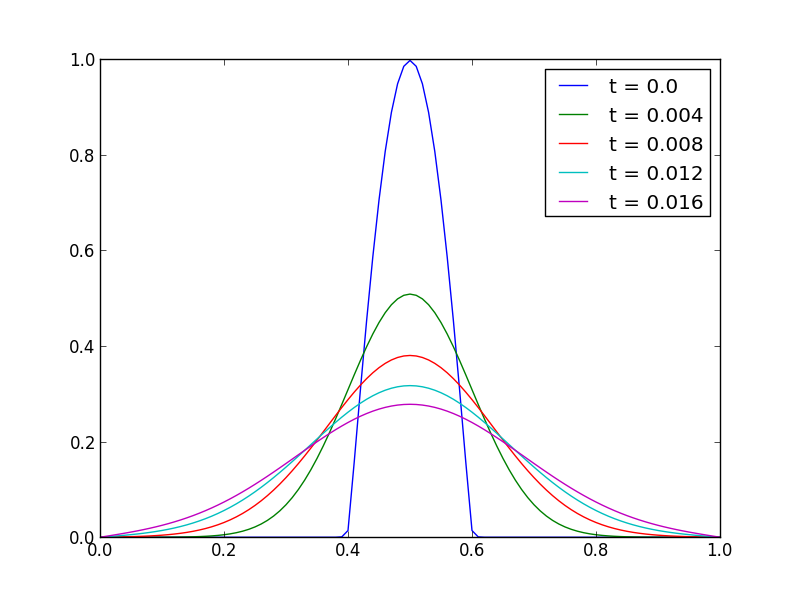

The script that drew this image:
import matplotlib.pyplot as plt

def F(f, i, dx):
    return f[i] * (1 - f[i]) + (f[i+1]+f[i-1]-2*f[i])/(dx**2) 
    
numberOfGridPoints = 101
dx = 1.0/(numberOfGridPoints-1)
f = []
dt = 0.00001
numberOfTimeSteps = 2000

fig = plt.figure()
ax1 = fig.add_subplot(111)

# initial conditions
for i in range(numberOfGridPoints):
    if i > 40 and i < 60:
        f += [sin((i-40)*dx*5*pi)]
    else:
        f += [0]
    
# set boundaries to 0
f[0] = 0
f[-1] = 0

for i in range(numberOfTimeSteps):
    
    # set boundaries to 0
    fHalf = [0]
    
    for j in range(numberOfGridPoints-2):
        
        fHalf += [f[j+1] + 0.5*dt*F(f, j+1, dx)]
     
    # set boundaries to 0
    fHalf += [0]
    
    for j in range(numberOfGridPoints-2):
        
        f[j+1] = f[j+1] + dt*F(fHalf, j+1, dx)
    
    if i%400 == 0:
        x = np.arange(0., 1. + dx, dx)
        ax1.plot(x, f, label='t = ' + str(i*dt))
        
leg = ax1.legend(loc=1)

plt.show()
